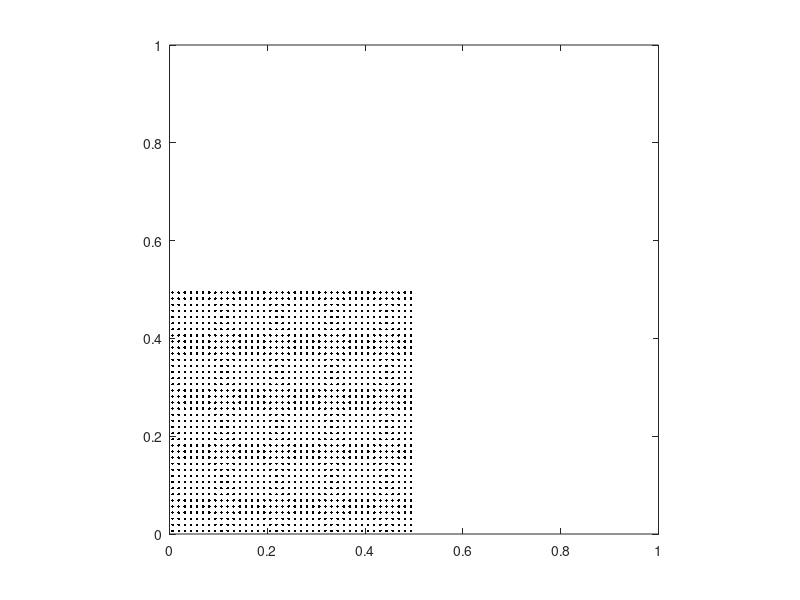

The MATLAB source for this figure:
p.rho = 1500;
p.E = 1e6;
p.nu = 0.3;
p.g = -1;
% p.Np = 4 * 2.5;
p.Np = 40;
p.N = 41;
p.rhop = 3;
p.tol = 1e-12;
p.T = 2;

% make an NxN computational grid
N = p.N;
Np = p.Np;
x = linspace(0,1,N);
y = linspace(0,1,N);
h = x(2)-x(1);
dt = 0.4*h*sqrt(p.rho/p.E);
T = p.T;
E = p.E;
nu = p.nu;
tol = p.tol;

Nn = N*N;

% set up material points
bar_w = 0.5; Nbx = Np; %
% Nbx = ceil(p.rhop*bar_w/h);
bar_h = 0.5; Nby = (bar_h/bar_w)*Nbx;

bxtmp = linspace(0, bar_w, Nbx+1);
%bar_x = (0.5 - bar_w/2) + bxtmp(1:end-1) + bxtmp(2)/2;
bar_x = 0.0 + bxtmp(1:end-1) + bxtmp(2)/2;
bytmp = linspace(0, bar_h, Nby+1);
bar_y = 0.0 + bytmp(1:end-1) + bytmp(2)/2;

% initialize position
Np = Nbx*Nby;
%xjitter = normrnd(0, 0.001, Nbx, Nby);
%yjitter = normrnd(0, 0.001, Nbx, Nby);
xjitter = zeros(Nby, Nbx);
yjitter = zeros(Nby, Nbx);
[xp, yp] = meshgrid(bar_x, bar_y);
xp = xp + xjitter;
yp = yp + yjitter;
%r = 0.1;
%rs = linspace(0, r,Nbx);
%ts = linspace(0, 2*pi, Nby+1);
%ts(end) = [];
%xp = 0.5 + rs'*cos(ts);
%yp = 0.5 + rs'*sin(ts);
%[X, Y] = meshgrid(x, y);

% initialize volume
vp = (bar_w/Nbx)*(bar_h/Nby)*ones(size(xp));
% vp = (pi*r^2/Np)*ones(size(xp));

% initialize mass
mp = p.rho*vp;

% initialize velocity
xp_t = 0*ones(size(xp));
yp_t = 0*ones(size(yp));

% initialize stress
sxxp = zeros(size(xp));
sxyp = zeros(size(yp));
syyp = zeros(size(yp));

% initialize strain
exxp = zeros(size(xp));
exyp = zeros(size(yp));
eyyp = zeros(size(yp));

% initialize body forces
bxp = zeros(size(xp));
byp = p.g*ones(size(yp));

% plot material points
plot(xp, yp, '.k'); axis equal;
xlim([min(x), max(x)]);
ylim([min(y), max(y)]);

% dump starting config to text file
fp = fopen('generated_particles.txt', 'w');
fprintf(fp, '%d\n', numel(mp));
for i=1:numel(mp)
    fprintf(fp, '%f %f %f %f %f %f\n', mp(i), vp(i), xp(i), yp(i), xp_t(i), yp_t(i));
end
fclose(fp);

% grid file
fp = fopen('generated_grid.txt', 'w');
fprintf(fp, '%d\n', N);
fprintf(fp, '1\n');
fclose(fp);
